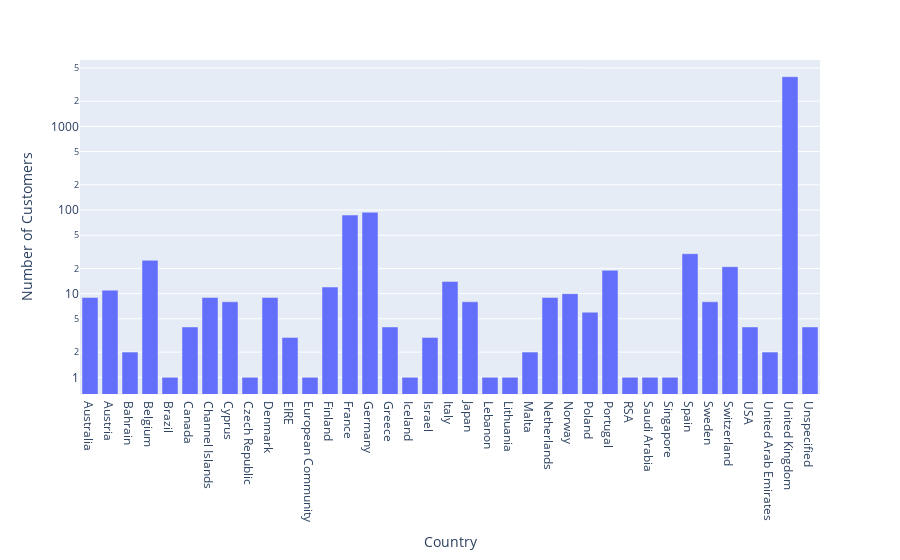

The code cell stored with this chart in its notebook:
### Markdown cell above
Here we see the top 10 customers in terms of items ordered, and their countries. It seems United Kingdom customers order a lot of items from this store.

### Code cell
countrycount = ordercounts.groupby(['Country'])['CustomerID'].count().reset_index(name = "Number of Customers")
#countrycount.sort_values(by = "Number of Customers",ascending = False,inplace = True)
#countrycount.head()
fig = px.bar(countrycount,x = "Country",y = "Number of Customers",log_y= True)
fig.show()

### Figure 1 — Plotly figure (JSON) as saved in the notebook; plotly's stock layout.template omitted (floating-point values rounded to 4 significant figures)
{"data": [{"alignmentgroup": "True", "hovertemplate": "Country=%{x}<br>Number of Customers=%{y}<extra></extra>", "legendgroup": "", "marker": {"color": "#636efa"}, "name": "", "offsetgroup": "", "orientation": "v", "showlegend": false, "textposition": "auto", "type": "bar", "x": ["Australia", "Austria", "Bahrain", "Belgium", "Brazil", "Canada", "Channel Islands", "Cyprus", "Czech Republic", "Denmark", "EIRE", "European Community", "Finland", "France", "Germany", "Greece", "Iceland", "Israel", "Italy", "Japan", "Lebanon", "Lithuania", "Malta", "Netherlands", "Norway", "Poland", "Portugal", "RSA", "Saudi Arabia", "Singapore", "Spain", "Sweden", "Switzerland", "USA", "United Arab Emirates", "United Kingdom", "Unspecified"], "xaxis": "x", "y": [9, 11, 2, 25, 1, 4, 9, 8, 1, 9, 3, 1, 12, 87, 94, 4, 1, 3, 14, 8, 1, 1, 2, 9, 10, 6, 19, 1, 1, 1, 30, 8, 21, 4, 2, 3921, 4], "yaxis": "y"}], "layout": {"barmode": "relative", "legend": {"tracegroupgap": 0}, "margin": {"t": 60}, "xaxis": {"anchor": "y", "domain": [0, 1], "title": {"text": "Country"}}, "yaxis": {"anchor": "x", "domain": [0, 1], "title": {"text": "Number of Customers"}, "type": "log"}}}
